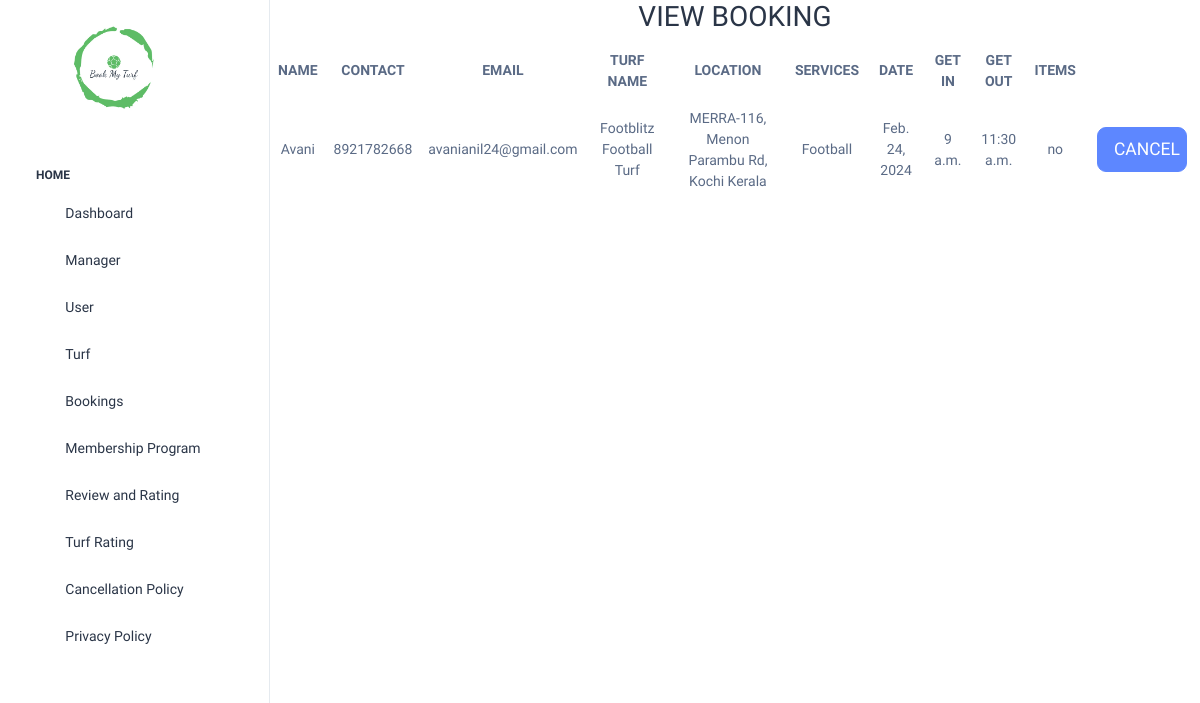
/adminviewbooking/, run on an earlier commit of the app's database.
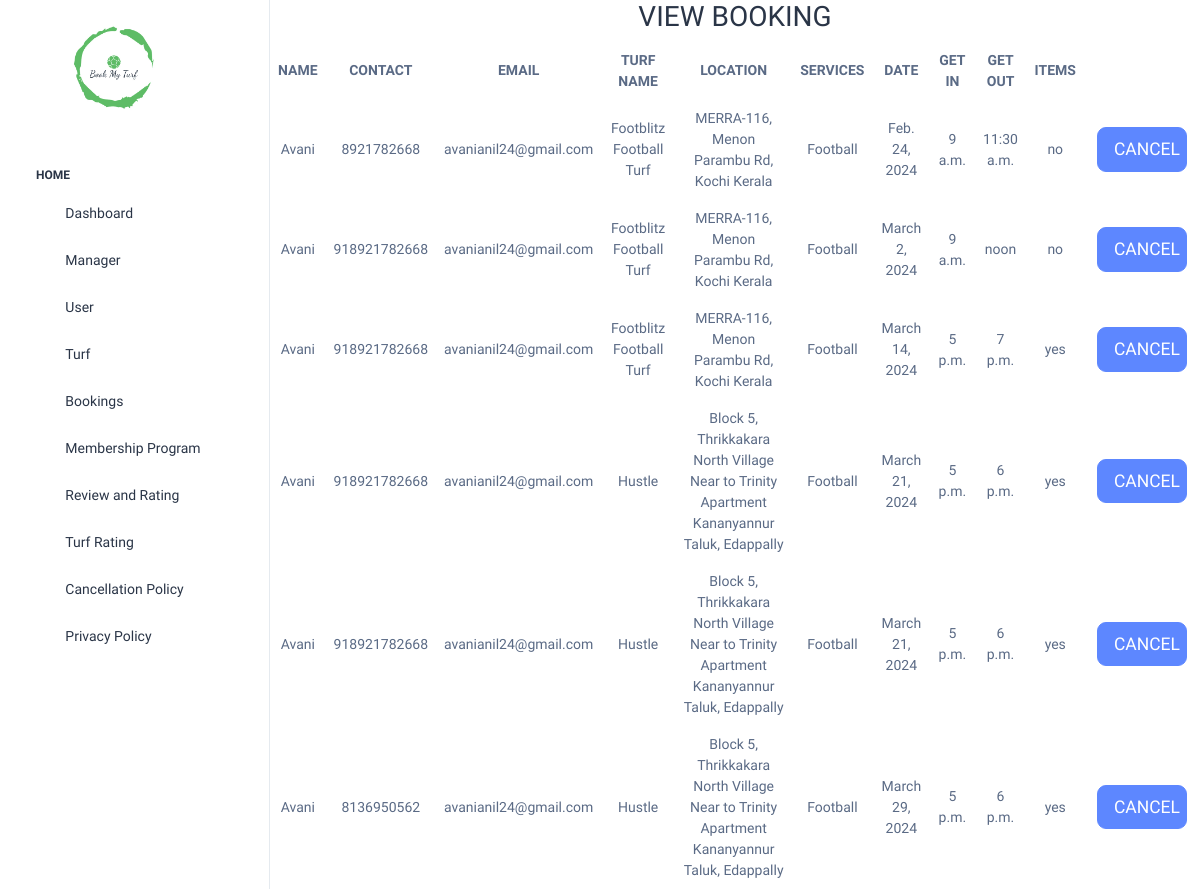
And on a later commit of the database.
### turf_app/models.py (models this page shows)
class bookingtbl(models.Model):
    user_id = models.ForeignKey(usertbl,on_delete=models.CASCADE,null=True)
    fname = models.CharField(max_length=20, null=True)
    contact = models.IntegerField(null=True)
    email = models.EmailField(null=True)
    tname = models.CharField(max_length=20, null=True)
    loc = models.CharField(max_length=50, null=True)
    timing = models.CharField(max_length=20, null=True)
    amenities = models.TextField(max_length=60, null=True)
    services = models.CharField(max_length=60, null=True)
    bookdate = models.DateField(null=True)
    getin = models.TimeField(null=True)
    getout = models.TimeField(null=True)
    items = models.CharField(max_length=7, null=True)
    totalamt = models.IntegerField(null=True)

### turf_app/views.py (the view)
# urls.py: path("adminviewbooking/", views.adminviewbooking),
def adminviewbooking(request):
    v = bookingtbl.objects.all()
    return render(request, "adminviewbooking.html", {"v": v})

### templates/adminviewbooking.html (shortened to what this page needs)
<!DOCTYPE html>
<html lang="en">
<head>
</head>
<body>
{% include 'sidebar.html' %}
 <div class="body-wrapper">
<h2>VIEW BOOKING</h2>
<table style="width:100%">
    <tr>
        <th>NAME</th>
        <th>CONTACT</th>
        <th>EMAIL</th>
        <th>TURF NAME</th>
        <th>LOCATION</th>
        <th>SERVICES</th>
        <th>DATE</th>
        <th>GET IN</th>
        <th>GET OUT</th>
        <th>ITEMS</th>
    </tr>
    {%for i in v%}
    <tr>
        <td>{{i.fname}}</td>
        <td>{{i.contact}}</td>
        <td>{{i.email}}</td>
        <td>{{i.tname}}</td>
        <td>{{i.loc}}</td>
        <td>{{i.services}}</td>
        <td>{{i.bookdate}}</td>
        <td>{{i.getin}}</td>
        <td>{{i.getout}}</td>
        <td>{{i.items}}</td>
        <td> <a href="/delete/{{i.id}}" class="btn btn-primary btn-lg btn-block" style="width:90%;">CANCEL</a></td>
    </tr>
    {%endfor%}
</table>
 </div>
</body>
</html>

What changed in the data, as far as the page shows it:
added bookingtbl: fname "Avani", contact "918921782668", email "avanianil24@gmail.com", tname "Footblitz Football Turf", loc "MERRA-116, Menon Parambu Rd, Kochi Kerala", services "Football", bookdate "March 2, 2024", getin "9 a.m.", getout "noon", items "no"
added bookingtbl: fname "Avani", contact "918921782668", email "avanianil24@gmail.com", tname "Footblitz Football Turf", loc "MERRA-116, Menon Parambu Rd, Kochi Kerala", services "Football", bookdate "March 14, 2024", getin "5 p.m.", getout "7 p.m.", items "yes"
added bookingtbl: fname "Avani", contact "918921782668", email "avanianil24@gmail.com", tname "Hustle", loc "Block 5, Thrikkakara North Village Near to Trinity Apartment Kananyannur Taluk, Edappally", services "Football", bookdate "March 21, 2024", getin "5 p.m.", getout "6 p.m.", items "yes"
added bookingtbl: fname "Avani", contact "918921782668", email "avanianil24@gmail.com", tname "Hustle", loc "Block 5, Thrikkakara North Village Near to Trinity Apartment Kananyannur Taluk, Edappally", services "Football", bookdate "March 21, 2024", getin "5 p.m.", getout "6 p.m.", items "yes"
added bookingtbl: fname "Avani", contact "8136950562", email "avanianil24@gmail.com", tname "Hustle", loc "Block 5, Thrikkakara North Village Near to Trinity Apartment Kananyannur Taluk, Edappally", services "Football", bookdate "March 29, 2024", getin "5 p.m.", getout "6 p.m.", items "yes"
